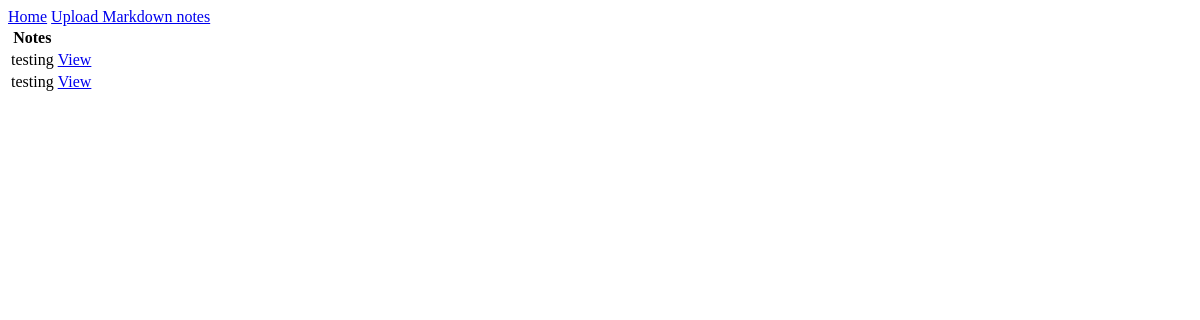
The app's page /note/1, older data.
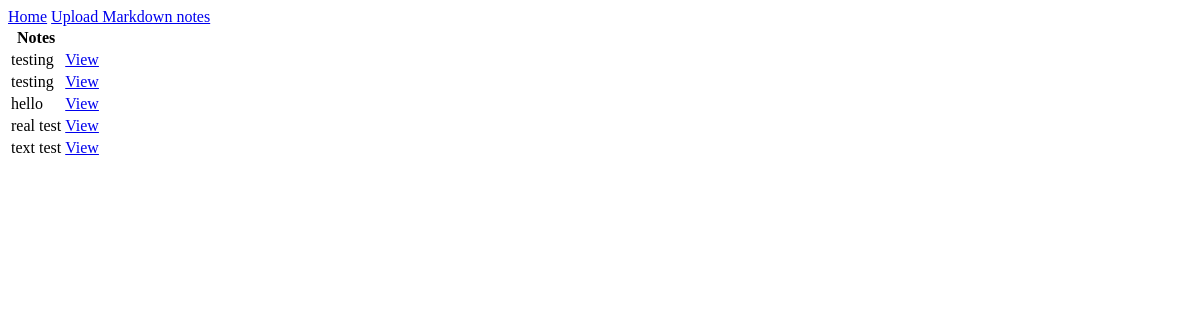
The same page, newer data.
### app/models.py (models this page shows, shortened)
class Note(db.Model):
    id = db.Column(db.Integer, primary_key=True)
    name = db.Column(db.String)
    data = db.Column(db.LargeBinary)
    User = db.Column(db.Integer, db.ForeignKey('user.id'))

### app/routes.py (the view)
@myapp_obj.route("/note/<int:uid>")
def note(uid):
    posts = []
    allnotes = Note.query.filter_by(User = uid).all()
    if allnotes is not None:
        for note in allnotes:
            posts = posts + [
                {
                    'Name':f'{note.name}',
                    'id':f'{note.id}'
                }
            ]
    return render_template('note.html', title = 'Notes', allnotes = posts, uid = uid)

### app/templates/note.html
{% extends "base.html" %}
{% block content %}
<div>
    <a href="/home/{{ uid }}">Home</a>
    <a href="/noteuploadpage/{{ uid }}">Upload Markdown notes</a>
</div>
<table class="center">
    <tr>
        <th>Notes</th>
    </tr>
    {% for post in allnotes %}
    <tr>
        <td>
            {{ post.Name }}
        </td>
        <td>
            <a href="/viewnote/{{ uid }}/{{ post.id }}">View</a>
        </td>
    </tr>
    {% endfor %}
</table>
{% endblock %}

Row changes from the older to the newer data that the page shows:
added Note: Name "hello"
added Note: Name "real test"
added Note: Name "text test"
